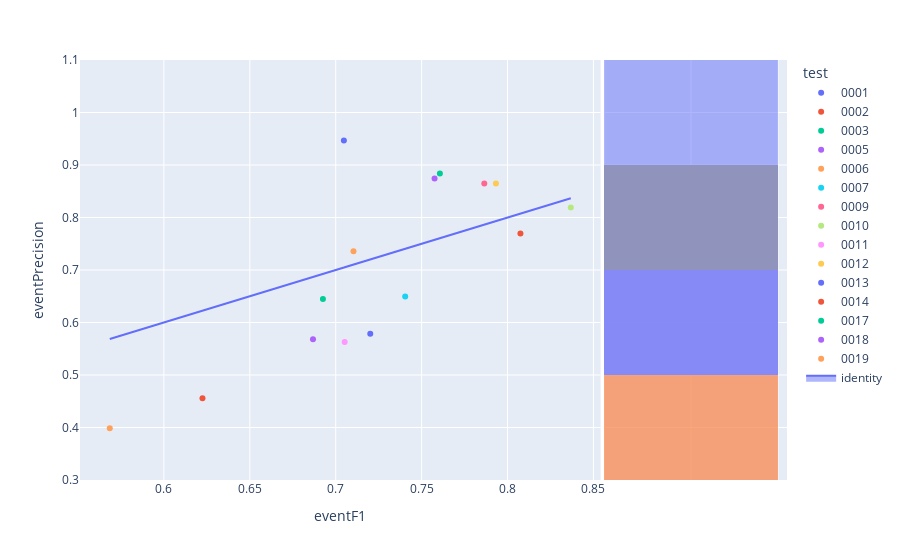

This figure's notebook cell:
### Code cell
fig=px.scatter(experimentModels_N2,x='eventF1',y='eventPrecision',color='test',hover_name='modelId', marginal_y="histogram")
fig.add_trace(
    go.Scatter(x=experimentModels_N2['eventF1'], y=experimentModels_N2['eventF1'], name="identity", mode='lines',fill="toself")
)
fig.show()

### Figure 1 — Plotly figure (JSON) as saved in the notebook; plotly's stock layout.template omitted (floating-point values rounded to 4 significant figures)
{"data": [{"hovertemplate": "<b>%{hovertext}</b><br><br>test=0001<br>eventF1=%{x}<br>eventPrecision=%{y}<extra></extra>", "hovertext": ["8b2ea581-6dec-4094-957e-cc1ceb7234c5"], "legendgroup": "0001", "marker": {"color": "#636efa", "symbol": "circle"}, "mode": "markers", "name": "0001", "orientation": "v", "showlegend": true, "type": "scatter", "x": [0.7048], "xaxis": "x", "y": [0.9467], "yaxis": "y"}, {"alignmentgroup": "True", "bingroup": "y", "hovertemplate": "test=0001<br>eventPrecision=%{y}<br>count=%{x}<extra></extra>", "legendgroup": "0001", "marker": {"color": "#636efa"}, "name": "0001", "offsetgroup": "0001", "opacity": 0.5, "showlegend": false, "type": "histogram", "xaxis": "x2", "y": [0.9467], "yaxis": "y2"}, {"hovertemplate": "<b>%{hovertext}</b><br><br>test=0002<br>eventF1=%{x}<br>eventPrecision=%{y}<extra></extra>", "hovertext": ["80181036-469f-4bcf-95a0-68374649133a"], "legendgroup": "0002", "marker": {"color": "#EF553B", "symbol": "circle"}, "mode": "markers", "name": "0002", "orientation": "v", "showlegend": true, "type": "scatter", "x": [0.8075], "xaxis": "x", "y": [0.7694], "yaxis": "y"}, {"alignmentgroup": "True", "bingroup": "y", "hovertemplate": "test=0002<br>eventPrecision=%{y}<br>count=%{x}<extra></extra>", "legendgroup": "0002", "marker": {"color": "#EF553B"}, "name": "0002", "offsetgroup": "0002", "opacity": 0.5, "showlegend": false, "type": "histogram", "xaxis": "x2", "y": [0.7694], "yaxis": "y2"}, {"hovertemplate": "<b>%{hovertext}</b><br><br>test=0003<br>eventF1=%{x}<br>eventPrecision=%{y}<extra></extra>", "hovertext": ["f6cafb09-5e74-4889-a306-e517e28d70fe"], "legendgroup": "0003", "marker": {"color": "#00cc96", "symbol": "circle"}, "mode": "markers", "name": "0003", "orientation": "v", "showlegend": true, "type": "scatter", "x": [0.6926], "xaxis": "x", "y": [0.6446], "yaxis": "y"}, {"alignmentgroup": "True", "bingroup": "y", "hovertemplate": "test=0003<br>eventPrecision=%{y}<br>count=%{x}<extra></extra>", "legendgroup": "0003", "marker": {"color": "#00cc96"}, "name": "0003", "offsetgroup": "0003", "opacity": 0.5, "showlegend": false, "type": "histogram", "xaxis": "x2", "y": [0.6446], "yaxis": "y2"}, {"hovertemplate": "<b>%{hovertext}</b><br><br>test=0005<br>eventF1=%{x}<br>eventPrecision=%{y}<extra></extra>", "hovertext": ["2bf1e17a-c8bb-4166-8453-7fdff2414b10"], "legendgroup": "0005", "marker": {"color": "#ab63fa", "symbol": "circle"}, "mode": "markers", "name": "0005", "orientation": "v", "showlegend": true, "type": "scatter", "x": [0.6868], "xaxis": "x", "y": [0.5681], "yaxis": "y"}, {"alignmentgroup": "True", "bingroup": "y", "hovertemplate": "test=0005<br>eventPrecision=%{y}<br>count=%{x}<extra></extra>", "legendgroup": "0005", "marker": {"color": "#ab63fa"}, "name": "0005", "offsetgroup": "0005", "opacity": 0.5, "showlegend": false, "type": "histogram", "xaxis": "x2", "y": [0.5681], "yaxis": "y2"}, {"hovertemplate": "<b>%{hovertext}</b><br><br>test=0006<br>eventF1=%{x}<br>eventPrecision=%{y}<extra></extra>", "hovertext": ["0feacbcf-4f37-402e-8fbc-4e48a2520bd4"], "legendgroup": "0006", "marker": {"color": "#FFA15A", "symbol": "circle"}, "mode": "markers", "name": "0006", "orientation": "v", "showlegend": true, "type": "scatter", "x": [0.7103], "xaxis": "x", "y": [0.7357], "yaxis": "y"}, {"alignmentgroup": "True", "bingroup": "y", "hovertemplate": "test=0006<br>eventPrecision=%{y}<br>count=%{x}<extra></extra>", "legendgroup": "0006", "marker": {"color": "#FFA15A"}, "name": "0006", "offsetgroup": "0006", "opacity": 0.5, "showlegend": false, "type": "histogram", "xaxis": "x2", "y": [0.7357], "yaxis": "y2"}, {"hovertemplate": "<b>%{hovertext}</b><br><br>test=0007<br>eventF1=%{x}<br>eventPrecision=%{y}<extra></extra>", "hovertext": ["29c70696-0202-4feb-bd78-3579052a4865"], "legendgroup": "0007", "marker": {"color": "#19d3f3", "symbol": "circle"}, "mode": "markers", "name": "0007", "orientation": "v", "showlegend": true, "type": "scatter", "x": [0.7404], "xaxis": "x", "y": [0.6495], "yaxis": "y"}, {"alignmentgroup": "True", "bingroup": "y", "hovertemplate": "test=0007<br>eventPrecision=%{y}<br>count=%{x}<extra></extra>", "legendgroup": "0007", "marker": {"color": "#19d3f3"}, "name": "0007", "offsetgroup": "0007", "opacity": 0.5, "showlegend": false, "type": "histogram", "xaxis": "x2", "y": [0.6495], "yaxis": "y2"}, {"hovertemplate": "<b>%{hovertext}</b><br><br>test=0009<br>eventF1=%{x}<br>eventPrecision=%{y}<extra></extra>", "hovertext": ["768cb7b4-e534-49f7-b9c4-acfa7b401ffe"], "legendgroup": "0009", "marker": {"color": "#FF6692", "symbol": "circle"}, "mode": "markers", "name": "0009", "orientation": "v", "showlegend": true, "type": "scatter", "x": [0.7865], "xaxis": "x", "y": [0.8647], "yaxis": "y"}, {"alignmentgroup": "True", "bingroup": "y", "hovertemplate": "test=0009<br>eventPrecision=%{y}<br>count=%{x}<extra></extra>", "legendgroup": "0009", "marker": {"color": "#FF6692"}, "name": "0009", "offsetgroup": "0009", "opacity": 0.5, "showlegend": false, "type": "histogram", "xaxis": "x2", "y": [0.8647], "yaxis": "y2"}, {"hovertemplate": "<b>%{hovertext}</b><br><br>test=0010<br>eventF1=%{x}<br>eventPrecision=%{y}<extra></extra>", "hovertext": ["e3d50ec6-a2f8-45fc-88f9-9af0621c2050"], "legendgroup": "0010", "marker": {"color": "#B6E880", "symbol": "circle"}, "mode": "markers", "name": "0010", "orientation": "v", "showlegend": true, "type": "scatter", "x": [0.8368], "xaxis": "x", "y": [0.8191], "yaxis": "y"}, {"alignmentgroup": "True", "bingroup": "y", "hovertemplate": "test=0010<br>eventPrecision=%{y}<br>count=%{x}<extra></extra>", "legendgroup": "0010", "marker": {"color": "#B6E880"}, "name": "0010", "offsetgroup": "0010", "opacity": 0.5, "showlegend": false, "type": "histogram", "xaxis": "x2", "y": [0.8191], "yaxis": "y2"}, {"hovertemplate": "<b>%{hovertext}</b><br><br>test=0011<br>eventF1=%{x}<br>eventPrecision=%{y}<extra></extra>", "hovertext": ["d539204f-ac49-4811-9ed0-9b39bc65c8f3"], "legendgroup": "0011", "marker": {"color": "#FF97FF", "symbol": "circle"}, "mode": "markers", "name": "0011", "orientation": "v", "showlegend": true, "type": "scatter", "x": [0.7052], "xaxis": "x", "y": [0.5627], "yaxis": "y"}, {"alignmentgroup": "True", "bingroup": "y", "hovertemplate": "test=0011<br>eventPrecision=%{y}<br>count=%{x}<extra></extra>", "legendgroup": "0011", "marker": {"color": "#FF97FF"}, "name": "0011", "offsetgroup": "0011", "opacity": 0.5, "showlegend": false, "type": "histogram", "xaxis": "x2", "y": [0.5627], "yaxis": "y2"}, {"hovertemplate": "<b>%{hovertext}</b><br><br>test=0012<br>eventF1=%{x}<br>eventPrecision=%{y}<extra></extra>", "hovertext": ["1fe9ebda-f8d4-46a7-8ec3-1c1477a12af6"], "legendgroup": "0012", "marker": {"color": "#FECB52", "symbol": "circle"}, "mode": "markers", "name": "0012", "orientation": "v", "showlegend": true, "type": "scatter", "x": [0.7933], "xaxis": "x", "y": [0.8648], "yaxis": "y"}, {"alignmentgroup": "True", "bingroup": "y", "hovertemplate": "test=0012<br>eventPrecision=%{y}<br>count=%{x}<extra></extra>", "legendgroup": "0012", "marker": {"color": "#FECB52"}, "name": "0012", "offsetgroup": "0012", "opacity": 0.5, "showlegend": false, "type": "histogram", "xaxis": "x2", "y": [0.8648], "yaxis": "y2"}, {"hovertemplate": "<b>%{hovertext}</b><br><br>test=0013<br>eventF1=%{x}<br>eventPrecision=%{y}<extra></extra>", "hovertext": ["fef1292a-c2f5-4c3e-96c0-b9ec6f60cb96"], "legendgroup": "0013", "marker": {"color": "#636efa", "symbol": "circle"}, "mode": "markers", "name": "0013", "orientation": "v", "showlegend": true, "type": "scatter", "x": [0.7201], "xaxis": "x", "y": [0.5788], "yaxis": "y"}, {"alignmentgroup": "True", "bingroup": "y", "hovertemplate": "test=0013<br>eventPrecision=%{y}<br>count=%{x}<extra></extra>", "legendgroup": "0013", "marker": {"color": "#636efa"}, "name": "0013", "offsetgroup": "0013", "opacity": 0.5, "showlegend": false, "type": "histogram", "xaxis": "x2", "y": [0.5788], "yaxis": "y2"}, {"hovertemplate": "<b>%{hovertext}</b><br><br>test=0014<br>eventF1=%{x}<br>eventPrecision=%{y}<extra></extra>", "hovertext": ["17643ba4-cb3b-4cd8-818b-406abeab9cb3"], "legendgroup": "0014", "marker": {"color": "#EF553B", "symbol": "circle"}, "mode": "markers", "name": "0014", "orientation": "v", "showlegend": true, "type": "scatter", "x": [0.6225], "xaxis": "x", "y": [0.4558], "yaxis": "y"}, {"alignmentgroup": "True", "bingroup": "y", "hovertemplate": "test=0014<br>eventPrecision=%{y}<br>count=%{x}<extra></extra>", "legendgroup": "0014", "marker": {"color": "#EF553B"}, "name": "0014", "offsetgroup": "0014", "opacity": 0.5, "showlegend": false, "type": "histogram", "xaxis": "x2", "y": [0.4558], "yaxis": "y2"}, {"hovertemplate": "<b>%{hovertext}</b><br><br>test=0017<br>eventF1=%{x}<br>eventPrecision=%{y}<extra></extra>", "hovertext": ["deda4266-2cea-44e1-93d6-21d866332ca0"], "legendgroup": "0017", "marker": {"color": "#00cc96", "symbol": "circle"}, "mode": "markers", "name": "0017", "orientation": "v", "showlegend": true, "type": "scatter", "x": [0.7606], "xaxis": "x", "y": [0.8839], "yaxis": "y"}, {"alignmentgroup": "True", "bingroup": "y", "hovertemplate": "test=0017<br>eventPrecision=%{y}<br>count=%{x}<extra></extra>", "legendgroup": "0017", "marker": {"color": "#00cc96"}, "name": "0017", "offsetgroup": "0017", "opacity": 0.5, "showlegend": false, "type": "histogram", "xaxis": "x2", "y": [0.8839], "yaxis": "y2"}, {"hovertemplate": "<b>%{hovertext}</b><br><br>test=0018<br>eventF1=%{x}<br>eventPrecision=%{y}<extra></extra>", "hovertext": ["60d7b18b-ed9c-40bb-98ce-5193ad5abe70"], "legendgroup": "0018", "marker": {"color": "#ab63fa", "symbol": "circle"}, "mode": "markers", "name": "0018", "orientation": "v", "showlegend": true, "type": "scatter", "x": [0.7575], "xaxis": "x", "y": [0.8742], "yaxis": "y"}, {"alignmentgroup": "True", "bingroup": "y", "hovertemplate": "test=0018<br>eventPrecision=%{y}<br>count=%{x}<extra></extra>", "legendgroup": "0018", "marker": {"color": "#ab63fa"}, "name": "0018", "offsetgroup": "0018", "opacity": 0.5, "showlegend": false, "type": "histogram", "xaxis": "x2", "y": [0.8742], "yaxis": "y2"}, {"hovertemplate": "<b>%{hovertext}</b><br><br>test=0019<br>eventF1=%{x}<br>eventPrecision=%{y}<extra></extra>", "hovertext": ["c8a28ce7-7f69-4a97-bfe2-229b91334659"], "legendgroup": "0019", "marker": {"color": "#FFA15A", "symbol": "circle"}, "mode": "markers", "name": "0019", "orientation": "v", "showlegend": true, "type": "scatter", "x": [0.5685], "xaxis": "x", "y": [0.3987], "yaxis": "y"}, {"alignmentgroup": "True", "bingroup": "y", "hovertemplate": "test=0019<br>eventPrecision=%{y}<br>count=%{x}<extra></extra>", "legendgroup": "0019", "marker": {"color": "#FFA15A"}, "name": "0019", "offsetgroup": "0019", "opacity": 0.5, "showlegend": false, "type": "histogram", "xaxis": "x2", "y": [0.3987], "yaxis": "y2"}, {"fill": "toself", "mode": "lines", "name": "identity", "type": "scatter", "x": [0.7048, 0.8075, 0.6926, 0.6868, 0.7103, 0.7404, 0.7865, 0.8368, 0.7052, 0.7933, 0.7201, 0.6225, 0.7606, 0.7575, 0.5685], "y": [0.7048, 0.8075, 0.6926, 0.6868, 0.7103, 0.7404, 0.7865, 0.8368, 0.7052, 0.7933, 0.7201, 0.6225, 0.7606, 0.7575, 0.5685]}], "layout": {"barmode": "overlay", "legend": {"title": {"text": "test"}, "tracegroupgap": 0}, "margin": {"t": 60}, "xaxis": {"anchor": "y", "domain": [0, 0.7363], "title": {"text": "eventF1"}}, "xaxis2": {"anchor": "y2", "domain": [0.7413, 1], "matches": "x2", "showgrid": true, "showline": false, "showticklabels": false, "ticks": ""}, "yaxis": {"anchor": "x", "domain": [0, 1], "title": {"text": "eventPrecision"}}, "yaxis2": {"anchor": "x2", "domain": [0, 1], "matches": "y", "showgrid": true, "showticklabels": false}}}
